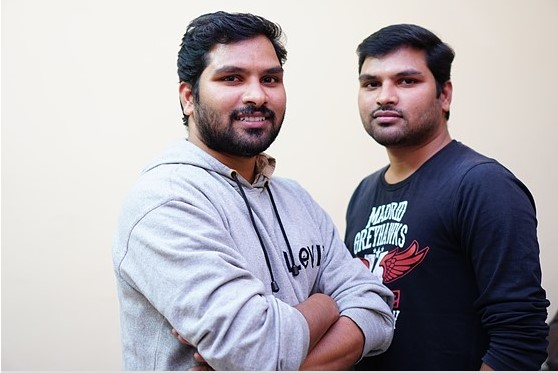
#> input picture Project1/image_examples/multipleFace2.jpg, 558 x 373 px, given in place of lena.png, which was not available
$ python showMultipleImageOneWindow2.py
#> lines starting #> are read from the running program, lines starting #| are printed output that depends on the picture; pictures that were not available may be replaced by others from this repository, and a replacement may not be noted
import cv2
import numpy as np


# Different Image in multiple time in the same window
img = cv2.imread(filename="image_example/lena.png")
#> img is the input picture: shape (373, 558, 3); mean B, G, R 174.1, 168.1, 172.3
img = cv2.resize(src=img, dsize=(300, 300))
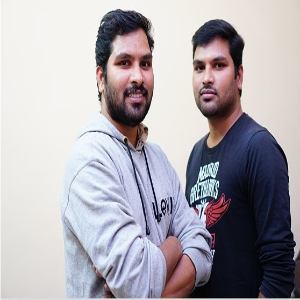
#> img: shape (300, 300, 3); mean B, G, R 174.1, 168.1, 172.2

img2 = cv2.imread(filename="image_example/multipleFace1.jpg")
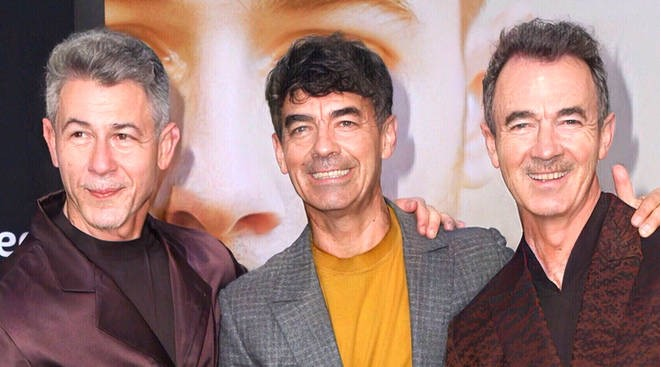
#> input picture Project1/image_examples/multipleFace1.jpg, 661 x 367 px, found by its file name
#> img2 is the input picture: shape (367, 661, 3); mean B, G, R 118.4, 124.6, 157.6
img2 = cv2.resize(src=img2, dsize=(300, 300))
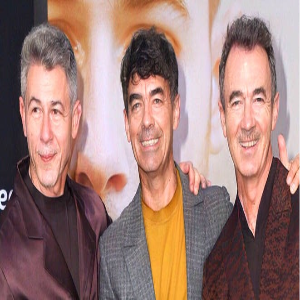
#> img2: shape (300, 300, 3); mean B, G, R 118.3, 124.4, 157.5

img3 = cv2.imread(filename="image_example/alamin2.jpg")
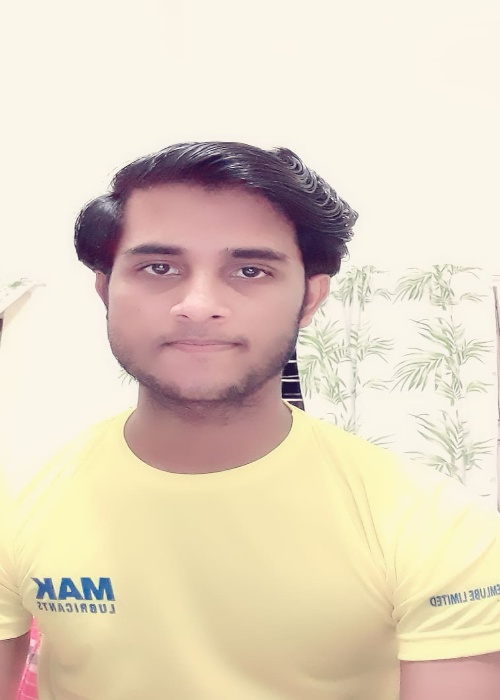
#> input picture Project1/image_examples/alamin2.jpg, 500 x 700 px, found by its file name
#> img3 is the input picture: shape (700, 500, 3); mean B, G, R 193, 212.2, 226.5
img3 = cv2.resize(src=img3, dsize=(300, 300))
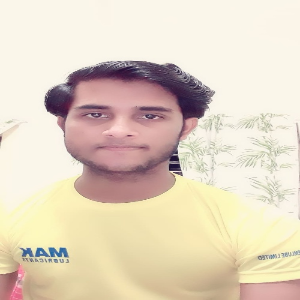
#> img3: shape (300, 300, 3); mean B, G, R 193, 212.1, 226.5


img4 = np.hstack((img2, img, img3))
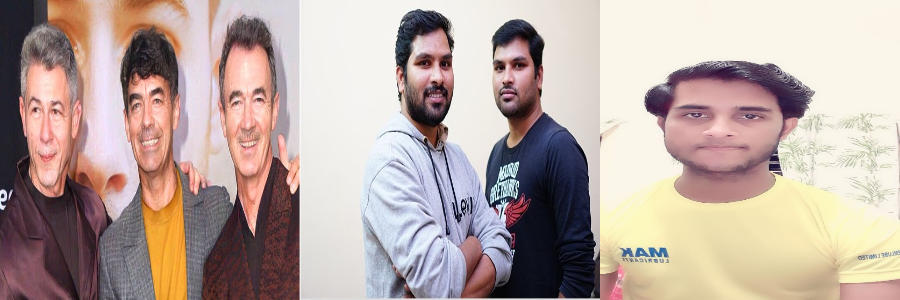
#> img4: shape (300, 900, 3); mean B, G, R 161.8, 168.2, 185.4
img5 = np.vstack((img4, img4, img4))
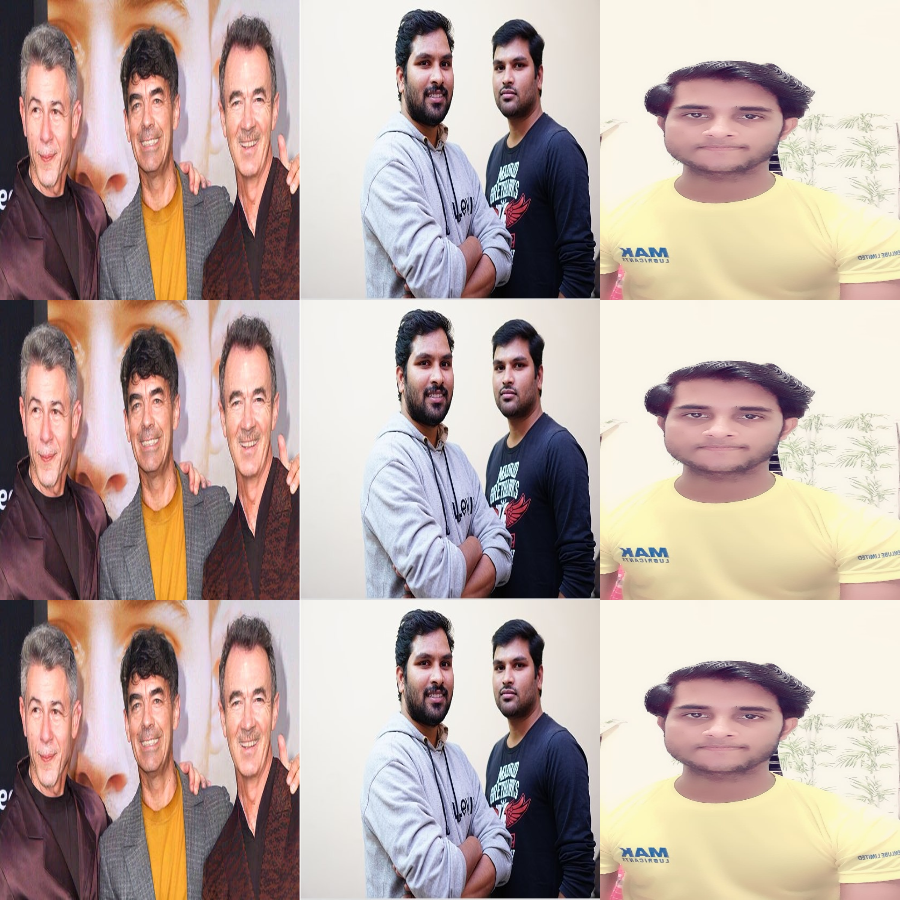
#> img5: shape (900, 900, 3); mean B, G, R 161.8, 168.2, 185.4

cv2.imshow(winname="Multiple Image in single window", mat=img5)
cv2.waitKey()
cv2.destroyAllWindows()
